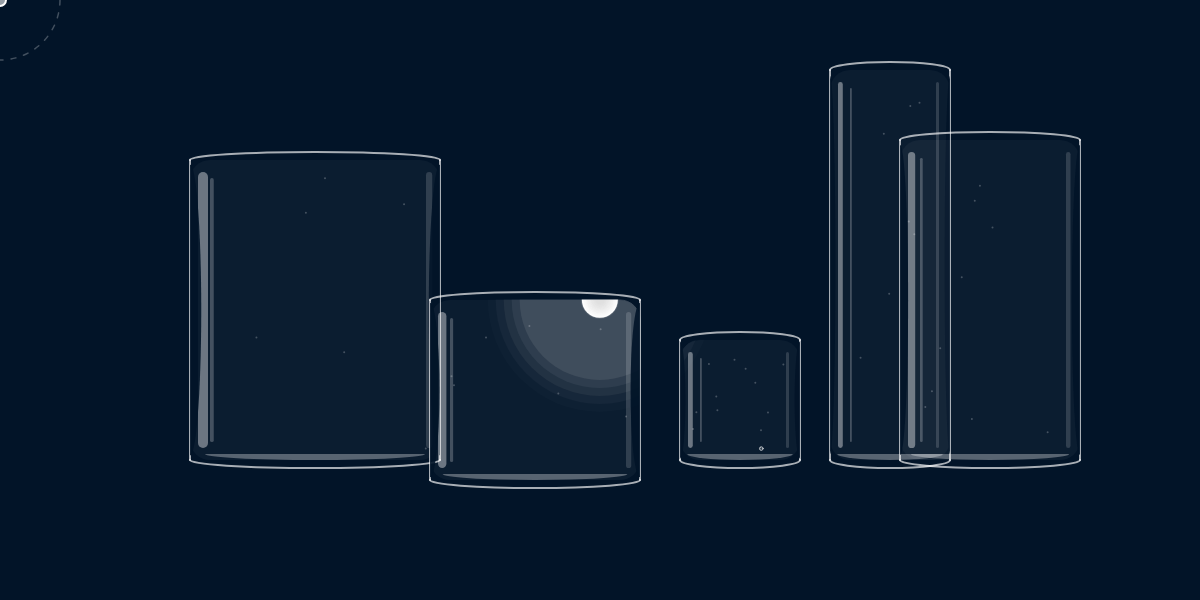
Frame 1 (no input)
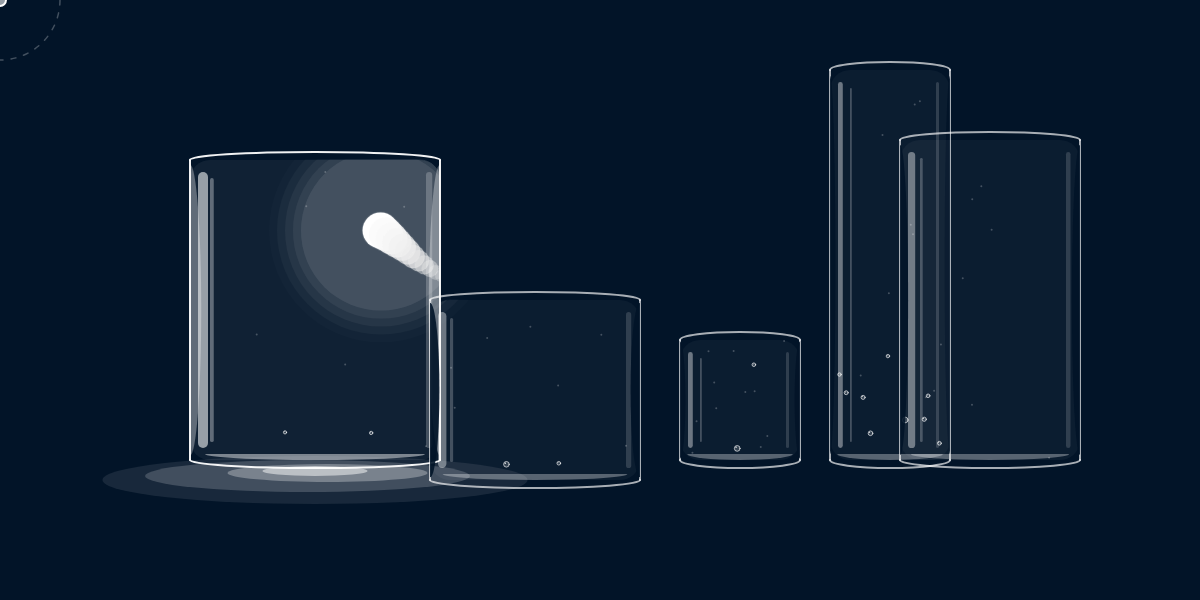
Frame 60 (no input)
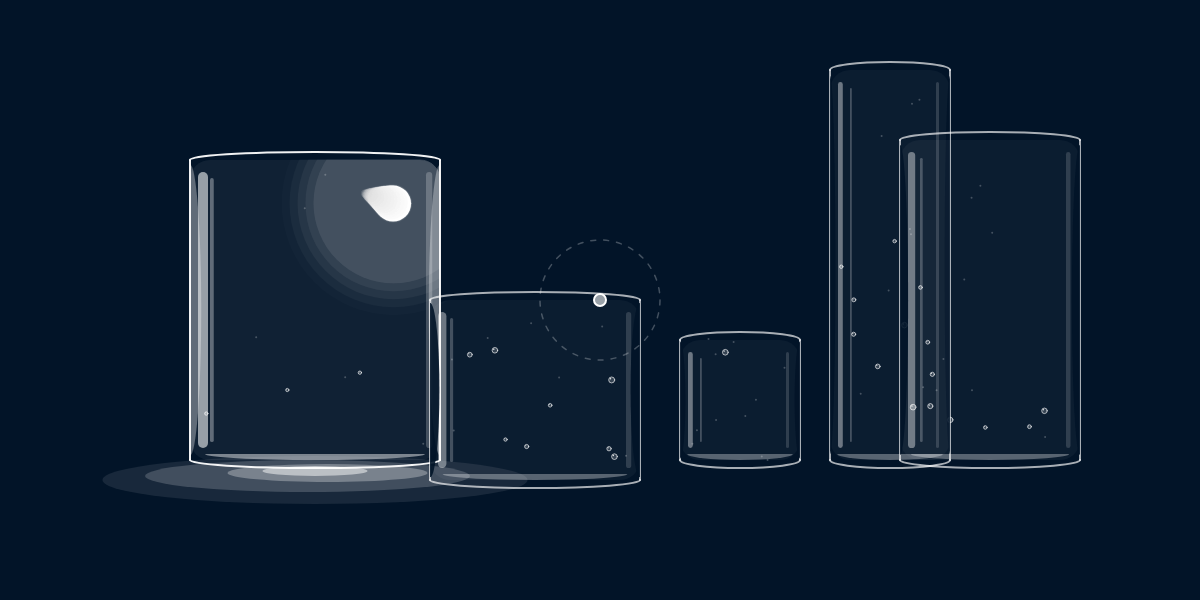
Frame 120 (the mouse pressed at the canvas centre since frame 60)

The p5.js sketch that drew these frames (run headless with seeded random() and noise() and a simulated clock; from frame 60 on, the mouse is pressed at the canvas centre):

// p5.js sketch
// ── sketch.js
/**
 * 작품 제목: Glassic Interface: 생명성(Vitality)의 시각화
 * 본 작품은 유리라는 고정된 공간 속에서 관람객과 반응하는 생명체의 상호작용을 다룹니다.
 * 인터랙션을 통해 발현되는 에너지와 감정의 시각적 전이를 경험해 보시기 바랍니다.
 */

let worm = [];
let particles = [];
let bubbles = [];
let splashParticles = [];
let innerParticles = [];

let glassLayer, maskLayer, spotlightLayer, creatureLayer;
let targetX, targetY;
let fleeRadius = 60;

let jumping = false;
let jumpT = 0;
let jumpBaseY = 0;
let jumpPeakY = 0;
let jumpBeakerRef = null;
let landedSplash = false;

let wormLength = 14;
let beakers = [
  { x: 190, y: 160, w: 250, h: 300 },
  { x: 430, y: 300, w: 210, h: 180 },
  { x: 680, y: 340, w: 120, h: 120 },
  { x: 830, y: 70, w: 120, h: 390 },
  { x: 900, y: 140, w: 180, h: 320 }
];

let vibrateAmt = 0, isPinkActive = false, pinkTimer = 0;
let clickCount = 0, sizeMult = 1.0, idleTimer = 0;

function setup() {
  createCanvas(1200, 600);
  
  // ★ 커스텀 커서를 사용하기 위해 기본 커서를 숨깁니다.
  noCursor();

  glassLayer = createGraphics(width, height);
  maskLayer = createGraphics(width, height);
  spotlightLayer = createGraphics(width, height);
  creatureLayer = createGraphics(width, height);

  drawMask();

  targetX = width / 2;
  targetY = height / 2;
  for (let i = 0; i < wormLength; i++) worm.push(createVector(width / 2, height / 2));

  for (let i = 0; i < 40; i++) {
    let b = random(beakers);
    innerParticles.push({ x: random(b.x + 10, b.x + b.w - 10), y: random(b.y + 10, b.y + b.h - 10), vx: random(-0.5, 0.5), vy: random(-0.5, 0.5) });
  }
}

function draw() {
  background(2, 20, 40);

  updateCreature();
  updateBubbles();
  updateSplashParticles();
  updateInnerParticles();

  glassLayer.clear();
  drawGlass();
  drawCaustics();
  creatureLayer.clear();

  if (!jumping) {
    drawCreatureToLayer(creatureLayer);
    drawSpotlightToLayer(creatureLayer);
    creatureLayer.drawingContext.globalCompositeOperation = 'destination-in';
    creatureLayer.image(maskLayer, 0, 0);
    creatureLayer.drawingContext.globalCompositeOperation = 'source-over';
    image(creatureLayer, 0, 0);
  }

  drawBubbles();
  drawParticles();
  drawSplashParticles();
  drawInnerParticles();

  if (jumping) drawCreatureToCanvas();
  
  // ★ 기존의 drawMouseFleeBoundary 대신 커스텀 커서를 그리는 함수를 호출합니다.
    image(glassLayer, 0, 0);
  drawCustomCursor();
  

}

// --- 생명체 및 파티클 로직 ---

function updateCreature() {
  if (jumping) {
    jumpT += 0.026;
    let travelRatio = sin(jumpT * PI);
    worm[0].y = lerp(jumpBaseY, jumpPeakY, travelRatio);
    if (!landedSplash && jumpT > 0.5 && worm[0].y >= jumpBeakerRef.y) {
      triggerWaterSplash(jumpBeakerRef.x, jumpBeakerRef.y, jumpBeakerRef.w);
      landedSplash = true;
    }
    if (jumpT >= 1.0) { jumping = false; clickCount = 0; sizeMult = 1.0; }
    worm[0].x = lerp(worm[0].x, targetX, 0.05);
    vibrateAmt = 0;
    sizeMult = lerp(sizeMult, 1.0, 0.05);
  } else {
    let d = dist(worm[0].x, worm[0].y, mouseX, mouseY);
    if (d < fleeRadius) {
      let fleeVec = createVector(worm[0].x - mouseX, worm[0].y - mouseY).normalize();
      targetX = worm[0].x + fleeVec.x * 90;
      targetY = worm[0].y + fleeVec.y * 90;
      worm[0].x = lerp(worm[0].x, targetX, 0.07);
      worm[0].y = lerp(worm[0].y, targetY, 0.07);
    } else {
      targetX = lerp(targetX, mouseX, 0.015);
      targetY = lerp(targetY, mouseY, 0.015);
      worm[0].x = lerp(worm[0].x, targetX, 0.03);
      worm[0].y = lerp(worm[0].y, targetY, 0.03);
    }
  }
  
  if (!jumping && clickCount > 0) {
    idleTimer++;
    if (idleTimer > 90) {
      sizeMult = lerp(sizeMult, 1.0, 0.04);
      if (clickCount > 0 && frameCount % 15 === 0) clickCount--;
      if (clickCount === 0) isPinkActive = false;
    }
  }
  keepInsideBeakers();
  for (let i = 1; i < worm.length; i++) {
    worm[i].x = lerp(worm[i].x, worm[i - 1].x, 0.45);
    worm[i].y = lerp(worm[i] .y, worm[i - 1].y, 0.45);
  }
  vibrateAmt *= 0.93;
}

function drawCreatureToLayer(pg) {
  pg.noStroke();
  let commonVibX = 0, commonVibY = 0;
  if (!jumping && vibrateAmt > 0.1) {
    let stackIntensity = 1.0 + (clickCount * 0.25);
    commonVibX = (noise(frameCount * 0.5) - 0.5) * vibrateAmt * 1.2 * stackIntensity;
    commonVibY = (noise(frameCount * 0.5 + 100) - 0.5) * vibrateAmt * 1.2 * stackIntensity;
  }
  for (let i = 0; i < worm.length; i++) {
    let s = map(i, 0, worm.length, 36, 6) * sizeMult;
    let a = map(i, 0, worm.length, 255, 25);
    let drawX = worm[i].x + commonVibX, drawY = worm[i].y + commonVibY;
    if (!jumping) {
      drawX += noise(drawX * 0.05, frameCount * 0.02) * 3 - 1.5;
      drawY += noise(drawY * 0.05 + 100, frameCount * 0.02) * 3 - 1.5;
    }
    let finalColor, effectAlpha;
    if (isPinkActive && clickCount > 0) {
      finalColor = lerpColor(color(255, 180, 210, a), color(255, 120, 180, a), i / worm.length);
      effectAlpha = 0;
    } else {
      finalColor = lerpColor(color(255, 255, 255, a), color(200, 200, 200, a), i / worm.length);
      effectAlpha = a;
    }
    drawWormBody(pg, drawX, drawY, s, finalColor, effectAlpha);
  }
}

function drawCreatureToCanvas() {
  noStroke();
  for (let i = 0; i < worm.length; i++) {
    let s = map(i, 0, worm.length, 36, 6) * sizeMult;
    let a = map(i, 0, worm.length, 255, 25);
    let finalColor, effectAlpha;
    if (isPinkActive && clickCount > 0) {
      finalColor = lerpColor(color(255, 180, 210, a), color(255, 120, 180, a), i / worm.length);
      effectAlpha = 0;
    } else {
      finalColor = lerpColor(color(255, 255, 255, a), color(200, 200, 200, a), i / worm.length);
      effectAlpha = a;
    }
    drawWormBody(this, worm[i].x, worm[i].y, s, finalColor, effectAlpha);
  }
}

function drawWormBody(pg, x, y, s, bodyColor, alpha) {
  pg.push(); pg.translate(x, y); pg.fill(bodyColor); pg.circle(0, 0, s);
  pg.noFill();
  for (let j = 1; j <= 5; j++) {
    pg.stroke(255, alpha * (0.1 - j * 0.015));
    pg.strokeWeight(j * 0.5); pg.circle(0, 0, s);
  }
  pg.pop();
}

function spawnParticles(x, y, n) {
  for (let i = 0; i < n; i++) {
    particles.push({ x: x, y: y, vx: random(-4, 4), vy: random(-4, 4), a: 255, sz: random(3, 7), isPink: isPinkActive });
  }
}

function drawParticles() {
  noStroke();
  for (let i = particles.length - 1; i >= 0; i--) {
    let p = particles[i]; p.x += p.vx; p.y += p.vy; p.a -= 5;
    if (p.isPink) fill(255, 100, 150, p.a * 0.8);
    else fill(255, p.a * 0.8);
    circle(p.x, p.y, p.sz);
    if (p.isPink) fill(255, 180, 200, p.a * 0.5);
    else fill(255, 255, 255, p.a * 0.5);
    circle(p.x, p.y, p.sz * 1.5);
    if (p.a <= 0) particles.splice(i, 1);
  }
}

// --- 보조 함수들 ---

function mousePressed() {
  if (jumping) return;
  let d = dist(mouseX, mouseY, worm[0].x, worm[0].y);
  if (d < 80) {
    clickCount++; sizeMult += 0.32; idleTimer = 0; vibrateAmt = 26 + (clickCount * 4); isPinkActive = true;
    spawnParticles(worm[0].x, worm[0].y, 20 + clickCount * 10);
    if (clickCount >= 4) {
      for (let b of beakers) {
        if (worm[0].x > b.x && worm[0].x < b.x + b.w && worm[0].y > b.y && worm[0].y < b.y + b.h) {
          jumping = true; jumpT = 0; jumpBaseY = worm[0].y; jumpPeakY = b.y - 150; targetX = worm[0].x; jumpBeakerRef = b; landedSplash = false; break;
        }
      }
      spawnParticles(worm[0].x, worm[0].y, 90);
    }
  }
}

/**
 * ★ 기본 마우스 커서 대신 그릴 커스텀 커서 함수입니다.
 * flee Radius를 표시하는 점선 원은 유지하되, 중앙에 흰색 원 커서를 추가합니다.
 */
function drawCustomCursor() {
  push();
  
  // 1. flee Radius를 나타내는 점선 원 (기존 로직 유지)
  noFill();
  stroke(255, 65);
  strokeWeight(1.5);
  drawingContext.setLineDash([5, 8]);
  circle(mouseX, mouseY, fleeRadius * 2);
  
  // 2. ★ 커서 자체를 나타내는 흰색 원 (수정된 로직)
  // fleeRadius 영역 안으로 들어갔을 때 커서임을 더 명확히 하기 위해 흰색 테두리 원으로 표현합니다.
  drawingContext.setLineDash([]); // 점선 해제
  fill(255, 150); // 반투명 흰색 채우기
  stroke(255); // 흰색 테두리
  strokeWeight(2);
  // 생명체 테두리 원들과 비슷한 느낌을 주기 위해 약간 더 큰 원을 그립니다.
  circle(mouseX, mouseY, 12); 
  
  pop();
}

function updateInnerParticles() {
  for (let p of innerParticles) {
    p.x += p.vx; p.y += p.vy;
    let b = beakers[Math.floor(random(beakers.length))];
    if (p.x < b.x || p.x > b.x + b.w) p.vx *= -1;
    if (p.y < b.y || p.y > b.y + b.h) p.vy *= -1;
  }
}

function drawInnerParticles() {
  fill(255, 60); noStroke();
  for (let p of innerParticles) circle(p.x, p.y, 2);
}

function drawMask() { maskLayer.clear(); maskLayer.fill(255); for (let b of beakers) maskLayer.rect(b.x, b.y, b.w, b.h, 20); }
function keepInsideBeakers() { if (jumping) return; let head = worm[0]; let inside = false; for (let b of beakers) { if (head.x > b.x && head.x < b.x + b.w && head.y > b.y && head.y < b.y + b.h) { inside = true; break; } } if (inside) return; let nearest = null, best = 999999; for (let b of beakers) { let cx = constrain(head.x, b.x, b.x + b.w), cy = constrain(head.y, b.y, b.y + b.h); let d = dist(head.x, head.y, cx, cy); if (d < best) { best = d; nearest = { x: cx, y: cy }; } } if (nearest) { head.x = lerp(head.x, nearest.x, 0.3); head.y = lerp(head.y, nearest.y, 0.3); } }
function drawCaustics() { for (let b of beakers) { if (worm[0].x > b.x && worm[0].x < b.x + b.w && worm[0].y > b.y && worm[0].y < b.y + b.h) { push(); translate(b.x + b.w / 2, b.y + b.h + 12); noStroke(); fill(255, 255, 255, 22); ellipse(0, 8, b.w * 1.7, 48); fill(255, 255, 255, 45); ellipse(-b.w * 0.03, 4, b.w * 1.3, 32); fill(255, 255, 255, 75); ellipse(b.w * 0.05, 1, b.w * 0.8, 18); fill(255, 255, 255, 125); ellipse(0, -1, b.w * 0.42, 10); pop(); break; } } }
function updateBubbles() { if (random(1) < 0.25) { let targetBeaker = random(beakers); bubbles.push({ x: random(targetBeaker.x + 15, targetBeaker.x + targetBeaker.w - 15), y: targetBeaker.y + targetBeaker.h - 10, size: random(3, 6), speed: random(0.6, 2.0), by: targetBeaker.y, noiseOffset: random(100) }); } for (let i = bubbles.length - 1; i >= 0; i--) { let bb = bubbles[i]; bb.y -= bb.speed; bb.x += sin(frameCount * 0.05 + bb.noiseOffset) * 0.3; if (bb.y < bb.by + 10) bubbles.splice(i, 1); } }
function drawBubbles() { push(); for (let bb of bubbles) { stroke(255, 160); strokeWeight(1.0); fill(255, 45); circle(bb.x, bb.y, bb.size); noStroke(); fill(255, 220); circle(bb.x - bb.size * 0.2, bb.y - bb.size * 0.2, bb.size * 0.25); } pop(); }
function triggerWaterSplash(bx, by, bw) { for (let i = 0; i < 55; i++) { splashParticles.push({ x: random(bx + 15, bx + bw - 15), y: by - 2, vx: random(-3.5, 3.5), vy: random(-6.0, -2.5), gravity: 0.22, size: random(4.0, 8.5), startY: by, a: 255 }); } }
function updateSplashParticles() { for (let i = splashParticles.length - 1; i >= 0; i--) { let sp = splashParticles[i]; sp.x += sp.vx; sp.y += sp.vy; sp.vy += sp.gravity; sp.a -= (sp.vy > 0 && sp.y > sp.startY - 35) ? 25 : 2.0; if (sp.a <= 0 || sp.y > height) splashParticles.splice(i, 1); } }
function drawSplashParticles() { push(); noStroke(); for (let sp of splashParticles) { fill(255, sp.a * 0.7); circle(sp.x, sp.y, sp.size); fill(255, sp.a); circle(sp.x - sp.size * 0.15, sp.y - sp.size * 0.15, sp.size * 0.4); } pop(); }
function drawSpotlightToLayer(pg) { pg.push(); pg.translate(worm[0].x, worm[0].y); pg.noStroke(); for (let r = 0; r < 5; r++) { pg.fill(255, 255, 255, map(r, 0, 5, 20, 0)); pg.circle(0, 0, map(r, 0, 5, 160, 240) * sizeMult); } pg.pop(); }
function drawGlass() { for (let b of beakers) { let inside = false; for (let p of worm) if (p.x > b.x && p.x < b.x + b.w && p.y > b.y && p.y < b.y + b.h) inside = true; let am = inside ? 1.0 : 0.7; glassLayer.noStroke(); glassLayer.fill(255, 15 * am); glassLayer.rect(b.x, b.y, b.w, b.h, 20); glassLayer.noFill(); glassLayer.stroke(255, 240 * am); glassLayer.strokeWeight(2.0); glassLayer.arc(b.x + b.w / 2, b.y, b.w, 16, PI, TWO_PI); glassLayer.line(b.x, b.y, b.x, b.y + b.h); glassLayer.line(b.x + b.w, b.y, b.x + b.w, b.y + b.h); glassLayer.arc(b.x + b.w / 2, b.y + b.h, b.w, 16, 0, PI); glassLayer.noStroke(); glassLayer.fill(255, 255, 255, 145 * am); glassLayer.rect(b.x + 8, b.y + 12, b.w * 0.04, b.h - 24, 10); glassLayer.fill(255, 255, 255, 85 * am); glassLayer.rect(b.x + 20, b.y + 18, b.w * 0.015, b.h - 36, 4); glassLayer.fill(255, 255, 255, 55 * am); glassLayer.rect(b.x + b.w - 14, b.y + 12, b.w * 0.025, b.h - 24, 10); glassLayer.fill(255, 255, 255, 115 * am); glassLayer.arc(b.x + b.w / 2, b.y + b.h - 6, b.w * 0.88, 12, 0, PI); glassLayer.fill(inside ? color(255, 85) : color(2, 20, 40, 230)); glassLayer.arc(b.x, b.y + b.h / 2, b.w * 0.09, b.h * 0.97, -HALF_PI, HALF_PI); glassLayer.arc(b.x + b.w, b.y + b.h / 2, b.w * 0.09, b.h * 0.97, HALF_PI, PI + HALF_PI); } }
